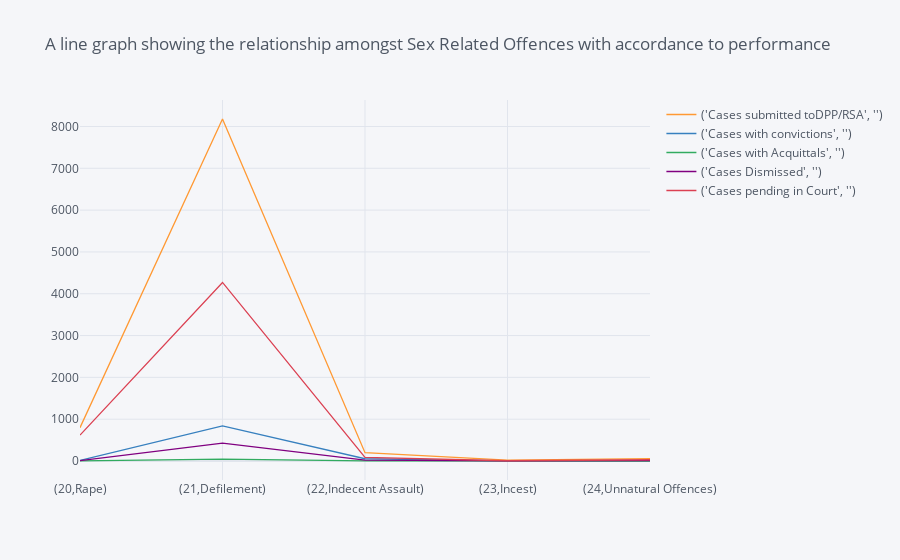

Here is the notebook cell this chart was saved with:
### Code cell
# Line graph for the Sex Related Offences with accordance to performance
related.iplot(kind='line',title='A line graph showing the relationship amongst Sex Related Offences with accordance to performance')

### Figure 1 — Plotly figure (JSON) as saved in the notebook; plotly's stock layout.template omitted (floating-point values rounded to 4 significant figures)
{"data": [{"line": {"color": "rgba(255, 153, 51, 1.0)", "dash": "solid", "shape": "linear", "width": 1.3}, "mode": "lines", "name": "('Cases submitted toDPP/RSA', '')", "text": "", "type": "scatter", "x": ["(20,Rape)", "(21,Defilement)", "(22,Indecent Assault)", "(23,Incest)", "(24,Unnatural Offences)"], "y": [798, 8179, 199, 21, 59]}, {"line": {"color": "rgba(55, 128, 191, 1.0)", "dash": "solid", "shape": "linear", "width": 1.3}, "mode": "lines", "name": "('Cases with convictions', '')", "text": "", "type": "scatter", "x": ["(20,Rape)", "(21,Defilement)", "(22,Indecent Assault)", "(23,Incest)", "(24,Unnatural Offences)"], "y": [16, 840, 54, 5, 5]}, {"line": {"color": "rgba(50, 171, 96, 1.0)", "dash": "solid", "shape": "linear", "width": 1.3}, "mode": "lines", "name": "('Cases with Acquittals', '')", "text": "", "type": "scatter", "x": ["(20,Rape)", "(21,Defilement)", "(22,Indecent Assault)", "(23,Incest)", "(24,Unnatural Offences)"], "y": [1, 46, 3, 0, 0]}, {"line": {"color": "rgba(128, 0, 128, 1.0)", "dash": "solid", "shape": "linear", "width": 1.3}, "mode": "lines", "name": "('Cases Dismissed', '')", "text": "", "type": "scatter", "x": ["(20,Rape)", "(21,Defilement)", "(22,Indecent Assault)", "(23,Incest)", "(24,Unnatural Offences)"], "y": [7, 429, 22, 5, 10]}, {"line": {"color": "rgba(219, 64, 82, 1.0)", "dash": "solid", "shape": "linear", "width": 1.3}, "mode": "lines", "name": "('Cases pending in Court', '')", "text": "", "type": "scatter", "x": ["(20,Rape)", "(21,Defilement)", "(22,Indecent Assault)", "(23,Incest)", "(24,Unnatural Offences)"], "y": [620, 4270, 85, 6, 30]}], "layout": {"legend": {"bgcolor": "#F5F6F9", "font": {"color": "#4D5663"}}, "paper_bgcolor": "#F5F6F9", "plot_bgcolor": "#F5F6F9", "title": {"font": {"color": "#4D5663"}, "text": "A line graph showing the relationship amongst Sex Related Offences with accordance to performance"}, "xaxis": {"gridcolor": "#E1E5ED", "showgrid": true, "tickfont": {"color": "#4D5663"}, "title": {"font": {"color": "#4D5663"}, "text": ""}, "zerolinecolor": "#E1E5ED"}, "yaxis": {"gridcolor": "#E1E5ED", "showgrid": true, "tickfont": {"color": "#4D5663"}, "title": {"font": {"color": "#4D5663"}, "text": ""}, "zerolinecolor": "#E1E5ED"}}}
